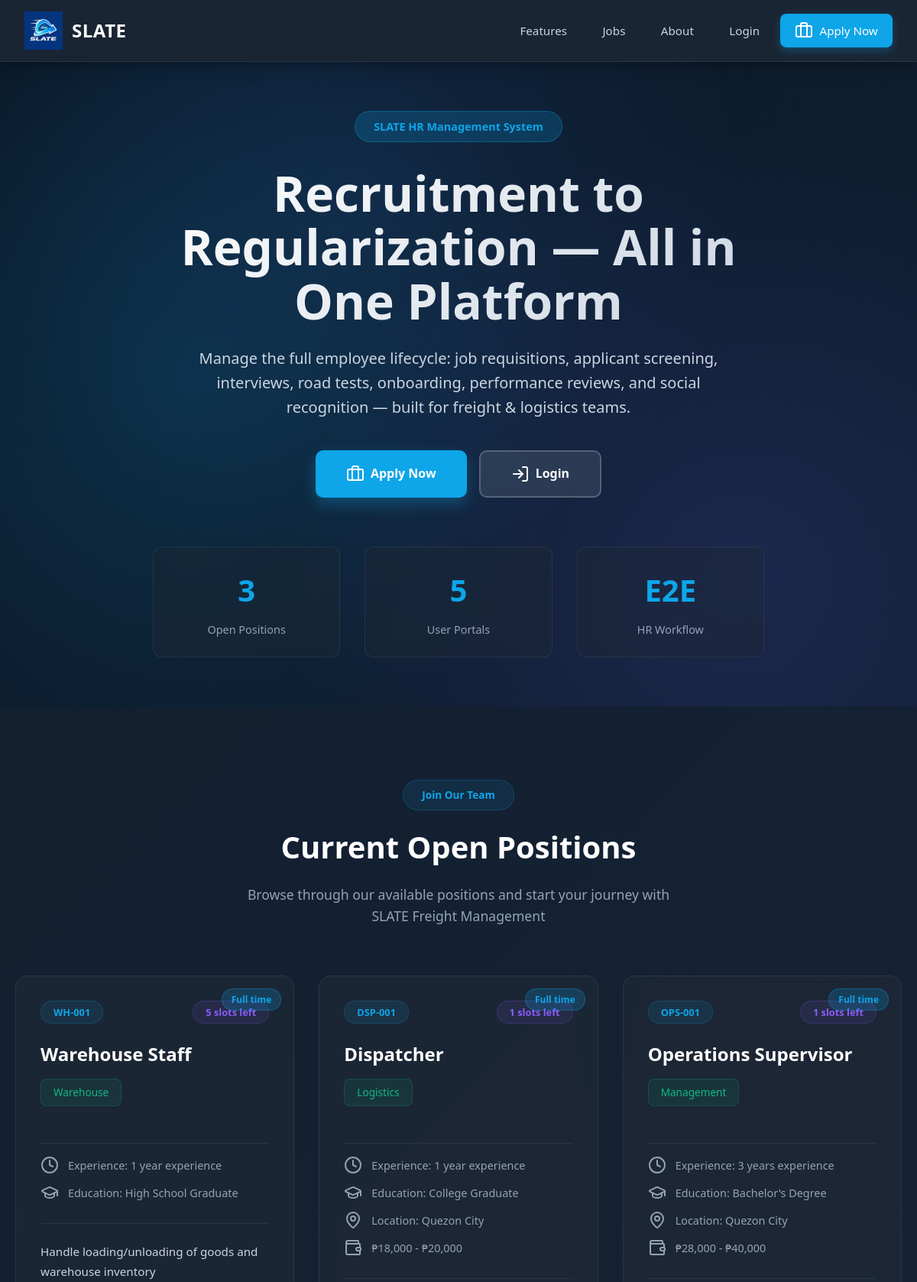
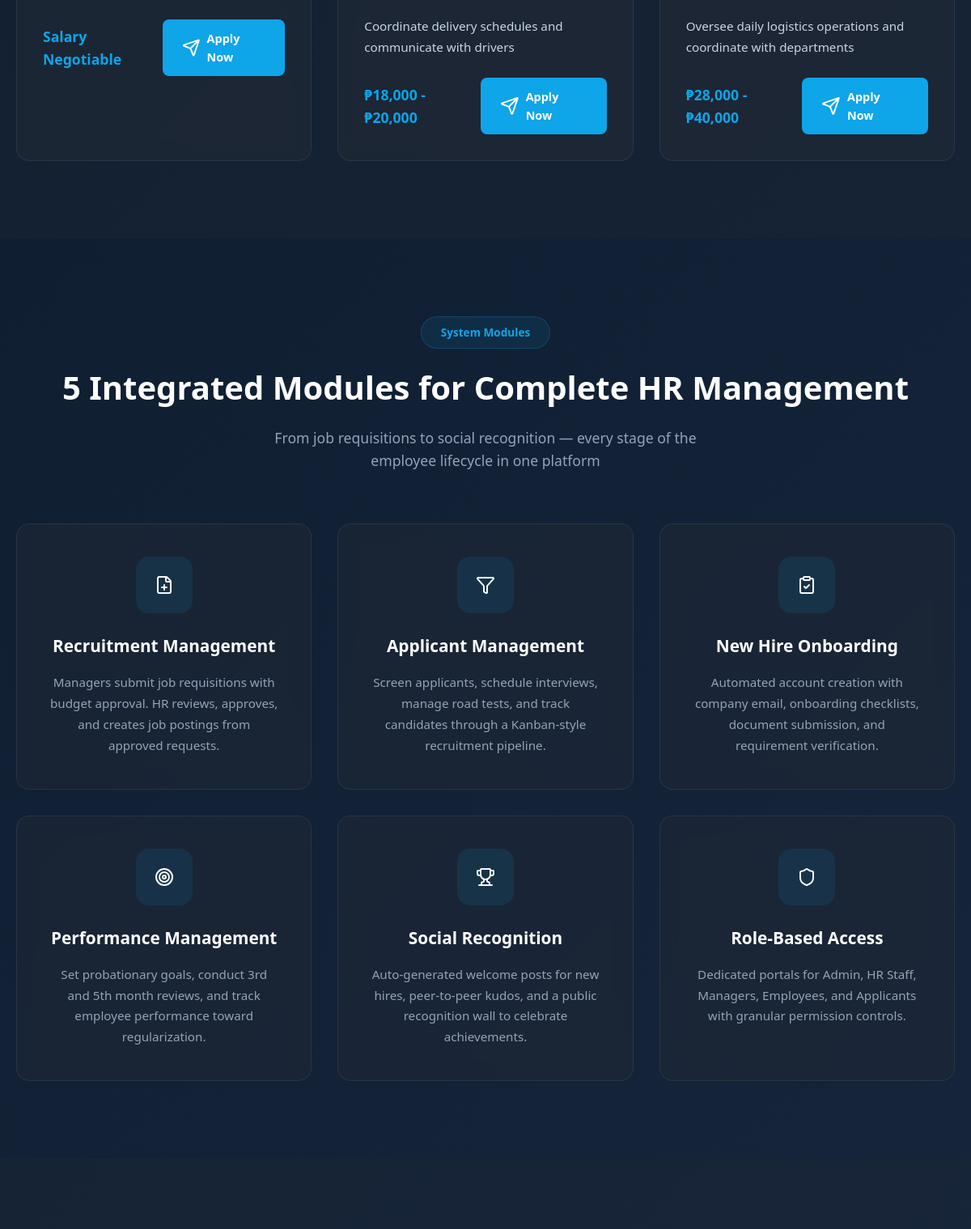
The page / (upper part) on the database its author committed (2 pictures, top to bottom).
### tables this page shows
CREATE TABLE `job_postings` (
  `id` int(11) NOT NULL,
  `job_code` varchar(50) NOT NULL,
  `api_position_id` varchar(50) DEFAULT NULL,
  `api_synced` tinyint(1) DEFAULT 0,
  `last_api_sync` timestamp NULL DEFAULT NULL,
  `title` varchar(255) NOT NULL,
  `department` enum('driver','warehouse','logistics','admin','management') NOT NULL,
  `employment_type` enum('full_time','part_time','contract','probationary') DEFAULT 'full_time',
  `experience_required` varchar(100) DEFAULT NULL,
  `education_required` varchar(100) DEFAULT NULL,
  `license_required` varchar(255) DEFAULT NULL,
  `description` text DEFAULT NULL,
  `requirements` text DEFAULT NULL,
  `responsibilities` text DEFAULT NULL,
  `salary_min` decimal(10,2) DEFAULT NULL,
  `salary_max` decimal(10,2) DEFAULT NULL,
  `location` varchar(255) DEFAULT NULL,
  `application_link` varchar(255) DEFAULT NULL,
  `link_expiration` datetime DEFAULT NULL,
  `link_code` varchar(100) DEFAULT NULL,
  `slots_available` int(11) DEFAULT 1,
  `slots_filled` int(11) DEFAULT 0,
  `slots_filled_auto` int(11) DEFAULT 0,
  `status` enum('draft','published','closed','cancelled') DEFAULT 'draft',
  `published_date` date DEFAULT NULL,
  `closing_date` date DEFAULT NULL,
  `created_by` int(11) DEFAULT NULL,
  `created_at` timestamp NOT NULL DEFAULT current_timestamp(),
  `updated_at` timestamp NOT NULL DEFAULT current_timestamp() ON UPDATE current_timestamp()
);

### index.php (the view, shortened to what this page needs)
<?php
$is_logged_in = isset($_SESSION['user_id']);
$host = 'localhost:3307';
$dbname = 'freight_management';
$username = 'root';
$password = '';
try {
    $pdo = new PDO("mysql:host=$host;dbname=$dbname;charset=utf8mb4", $username, $password);
    $pdo->setAttribute(PDO::ATTR_ERRMODE, PDO::ERRMODE_EXCEPTION);
    $stmt = $pdo->prepare("SELECT * FROM job_postings WHERE status = 'published' ORDER BY published_date DESC");
    $stmt->execute();
    $job_postings = $stmt->fetchAll(PDO::FETCH_ASSOC);
} catch(PDOException $e) {
    $job_postings = [];
    error_log("Database connection error: " . $e->getMessage());
}
?>
<!DOCTYPE html>
<html lang="en">
<head>
</head>
<body>
    <nav class="main-nav">
        <div class="nav-container">
            <div class="logo">
                <img src="assets/images/logo1.png" alt="SLATE Logo">
                <h1>SLATE</h1>
            </div>
            <ul class="nav-links">
                <li><a href="#features">Features</a></li>
                <li><a href="#jobs">Jobs</a></li>
                <li><a href="#about">About</a></li>
                <?php if ($is_logged_in): ?>
                    <li><a href="login-redirect.php" class="btn-primary">
                        <i data-lucide="layout-dashboard"></i>
                        Dashboard
                    </a></li>
                    <li><a href="logout.php">Logout</a></li>
                <?php else: ?>
                    <li><a href="login.php">Login</a></li>
                    <li><a href="#jobs" class="btn-primary">
                        <i data-lucide="briefcase"></i>
                        Apply Now
                    </a></li>
                <?php endif; ?>
            </ul>
        </div>
    </nav>
    <section class="hero-section">
        <div class="hero-content">
            <div class="hero-badge"> SLATE HR Management System</div>
            <h1>Recruitment to Regularization — All in One Platform</h1>
            <p>Manage the full employee lifecycle: job requisitions, applicant screening, interviews, road tests, onboarding, performance reviews, and social recognition — built for freight &amp; logistics teams.</p>
            <div class="cta-buttons">
                <?php if ($is_logged_in): ?>
                    <a href="login-redirect.php" class="cta-button">
                        <i data-lucide="layout-dashboard"></i>
                        Access Dashboard
                    </a>
                    <a href="#jobs" class="cta-button secondary">
                        <i data-lucide="briefcase"></i>
                        View Openings
                    </a>
                <?php else: ?>
                    <a href="#jobs" class="cta-button">
                        <i data-lucide="briefcase"></i>
                        Apply Now
                    </a>
                    <a href="login.php" class="cta-button secondary">
                        <i data-lucide="log-in"></i>
                        Login
                    </a>
                <?php endif; ?>
            </div>
            <div class="hero-stats">
                <div class="stat-item">
                    <div class="stat-number"><?php echo count($job_postings); ?></div>
                    <div class="stat-label">Open Positions</div>
                </div>
                <div class="stat-item">
                    <div class="stat-number">5</div>
                    <div class="stat-label">User Portals</div>
                </div>
                <div class="stat-item">
                    <div class="stat-number">E2E</div>
                    <div class="stat-label">HR Workflow</div>
                </div>
            </div>
        </div>
    </section>
    <section class="jobs-section" id="jobs">
        <div class="container">
            <div class="section-header">
                <div class="section-badge"> Join Our Team</div>
                <h2 class="section-title">Current Open Positions</h2>
                <p class="section-subtitle">Browse through our available positions and start your journey with SLATE Freight Management</p>
            </div>
            <div class="jobs-grid">
                <?php if (empty($job_postings)): ?>
                    <div class="no-jobs">
                        <i data-lucide="briefcase"></i>
                        <h3>No Open Positions</h3>
                        <p>There are no job openings at the moment. Please check back later.</p>
                    </div>
                <?php else: ?>
                    <?php foreach ($job_postings as $job): ?>
                        <div class="job-card">
                            <div class="job-header">
                                <span class="job-code"><?php echo htmlspecialchars($job['job_code']); ?></span>
                                <span class="job-slots"><?php echo $job['slots_available'] - $job['slots_filled']; ?> slots left</span>
                            </div>
                            <div class="job-type-badge">
                                <?php echo str_replace('_', ' ', ucfirst($job['employment_type'] ?? 'Full Time')); ?>
                            </div>
                            <h3 class="job-title"><?php echo htmlspecialchars($job['title']); ?></h3>
                            <span class="job-department">
                                <?php echo ucfirst(htmlspecialchars($job['department'])); ?>
                            </span>
                            <div class="job-details">
                                <?php if (!empty($job['experience_required'])): ?>
                                <div class="job-detail-item">
                                    <i data-lucide="clock"></i>
                                    <span>Experience: <?php echo htmlspecialchars($job['experience_required']); ?></span>
                                </div>
                                <?php endif; ?>
                                <?php if (!empty($job['education_required'])): ?>
                                <div class="job-detail-item">
                                    <i data-lucide="graduation-cap"></i>
                                    <span>Education: <?php echo htmlspecialchars($job['education_required']); ?></span>
                                </div>
                                <?php endif; ?>
                                <?php if (!empty($job['location'])): ?>
                                <div class="job-detail-item">
                                    <i data-lucide="map-pin"></i>
                                    <span>Location: <?php echo htmlspecialchars($job['location']); ?></span>
                                </div>
                                <?php endif; ?>
                                <?php if (!empty($job['salary_min']) && !empty($job['salary_max'])): ?>
                                <div class="job-detail-item">
                                    <i data-lucide="wallet"></i>
                                    <span>₱<?php echo number_format($job['salary_min']); ?> - ₱<?php echo number_format($job['salary_max']); ?></span>
                                </div>
                                <?php endif; ?>
                            </div>
                            <?php if (!empty($job['description'])): ?>
                            <p class="job-description"><?php echo htmlspecialchars($job['description']); ?></p>
                            <?php endif; ?>
                            <div class="job-footer">
                                <span class="job-salary">
                                    <?php if (!empty($job['salary_min']) && !empty($job['salary_max'])): ?>
                                        ₱<?php echo number_format($job['salary_min']); ?> - ₱<?php echo number_format($job['salary_max']); ?>
                                    <?php else: ?>
                                        Salary Negotiable
                                    <?php endif; ?>
                                </span>
                                <a href="apply.php?code=<?php echo htmlspecialchars($job['link_code']); ?>" class="apply-btn">
                                    <i data-lucide="send"></i>
                                    Apply Now
                                </a>
                            </div>
                        </div>
                    <?php endforeach; ?>
                <?php endif; ?>
            </div>
        </div>
    </section>
    <section class="features-section" id="features">
        <div class="container">
            <div class="section-header">
                <div class="section-badge"> System Modules</div>
                <h2 class="section-title">5 Integrated Modules for Complete HR Management</h2>
                <p class="section-subtitle">From job requisitions to social recognition — every stage of the employee lifecycle in one platform</p>
            </div>
            <div class="features-grid">
                <div class="feature-card">
                    <div class="feature-icon">
                        <i data-lucide="file-plus"></i>
                    </div>
                    <h3>Recruitment Management</h3>
                    <p>Managers submit job requisitions with budget approval. HR reviews, approves, and creates job postings from approved requests.</p>
                </div>
                <div class="feature-card">
                    <div class="feature-icon">
                        <i data-lucide="filter"></i>
                    </div>
                    <h3>Applicant Management</h3>
                    <p>Screen applicants, schedule interviews, manage road tests, and track candidates through a Kanban-style recruitment pipeline.</p>
                </div>
                <div class="feature-card">
                    <div class="feature-icon">
                        <i data-lucide="clipboard-check"></i>
                    </div>
                    <h3>New Hire Onboarding</h3>
                    <p>Automated account creation with company email, onboarding checklists, document submission, and requirement verification.</p>
                </div>
                <div class="feature-card">
                    <div class="feature-icon">
                        <i data-lucide="target"></i>
                    </div>
                    <h3>Performance Management</h3>
                    <p>Set probationary goals, conduct 3rd and 5th month reviews, and track employee performance toward regularization.</p>
                </div>
                <div class="feature-card">
                    <div class="feature-icon">
                        <i data-lucide="trophy"></i>
                    </div>
                    <h3>Social Recognition</h3>
                    <p>Auto-generated welcome posts for new hires, peer-to-peer kudos, and a public recognition wall to celebrate achievements.</p>
                </div>
                <div class="feature-card">
                    <div class="feature-icon">
                        <i data-lucide="shield"></i>
                    </div>
                    <h3>Role-Based Access</h3>
                    <p>Dedicated portals for Admin, HR Staff, Managers, Employees, and Applicants with granular permission controls.</p>
                </div>
            </div>
        </div>
    </section>
    <section class="about-section" id="about">
    </section>
</body>
</html>

### rows shown on the page
job_postings: job_code "WH-001", $job['slots_available']-$job['slots_filled'] "5", employment_type "Full time", title "Warehouse Staff", department "Warehouse", experience_required "1 year experience", education_required "High School Graduate", description "Handle loading/unloading of goods and warehouse inventory", shows "Salary Negotiable"
job_postings: job_code "DSP-001", $job['slots_available']-$job['slots_filled'] "1", employment_type "Full time", title "Dispatcher", department "Logistics", experience_required "1 year experience", education_required "College Graduate", location "Quezon City", salary_min "18,000", salary_max "20,000", description "Coordinate delivery schedules and communicate with drivers"
job_postings: job_code "OPS-001", $job['slots_available']-$job['slots_filled'] "1", employment_type "Full time", title "Operations Supervisor", department "Management", experience_required "3 years experience", education_required "Bachelor's Degree", location "Quezon City", salary_min "28,000", salary_max "40,000", description "Oversee daily logistics operations and coordinate with departments"

### other values the page prints
count($job_postings) "3"
